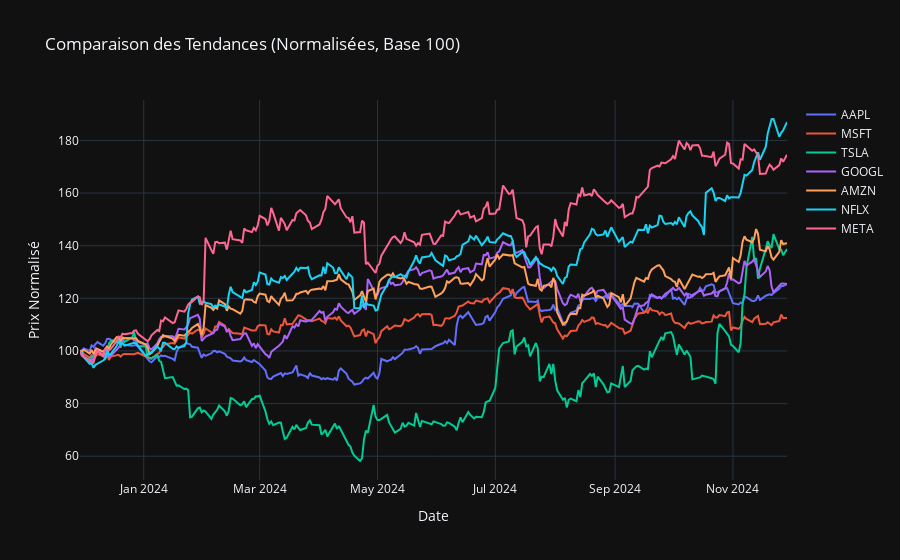

Source (notebook cell):
### Code cell
fig_normalise = go.Figure()
for action in df_normalise.columns:
    fig_normalise.add_trace(go.Scatter(
        x=df_normalise.index,
        y=df_normalise[action],
        mode='lines',
        name=action
    ))

fig_normalise.update_layout(
    title="Comparaison des Tendances (Normalisées, Base 100)",
    xaxis_title="Date",
    yaxis_title="Prix Normalisé",
    template="plotly_dark",
    hovermode="x unified"
)
fig_normalise.show()

### Figure 1 — Plotly figure (JSON) as saved in the notebook; plotly's stock layout.template omitted (floating-point values rounded to 4 significant figures; data arrays with more than 128 entries replaced by an {"elided": "..."} marker saying what was removed)
{"data": [{"mode": "lines", "name": "AAPL", "type": "scatter", "x": {"elided": "253 str values"}, "y": {"elided": "253 float values"}}, {"mode": "lines", "name": "MSFT", "type": "scatter", "x": {"elided": "253 str values"}, "y": {"elided": "253 float values"}}, {"mode": "lines", "name": "TSLA", "type": "scatter", "x": {"elided": "253 str values"}, "y": {"elided": "253 float values"}}, {"mode": "lines", "name": "GOOGL", "type": "scatter", "x": {"elided": "253 str values"}, "y": {"elided": "253 float values"}}, {"mode": "lines", "name": "AMZN", "type": "scatter", "x": {"elided": "253 str values"}, "y": {"elided": "253 float values"}}, {"mode": "lines", "name": "NFLX", "type": "scatter", "x": {"elided": "253 str values"}, "y": {"elided": "253 float values"}}, {"mode": "lines", "name": "META", "type": "scatter", "x": {"elided": "253 str values"}, "y": {"elided": "253 float values"}}], "layout": {"hovermode": "x unified", "title": {"text": "Comparaison des Tendances (Normalisées, Base 100)"}, "xaxis": {"title": {"text": "Date"}}, "yaxis": {"title": {"text": "Prix Normalisé"}}}}
